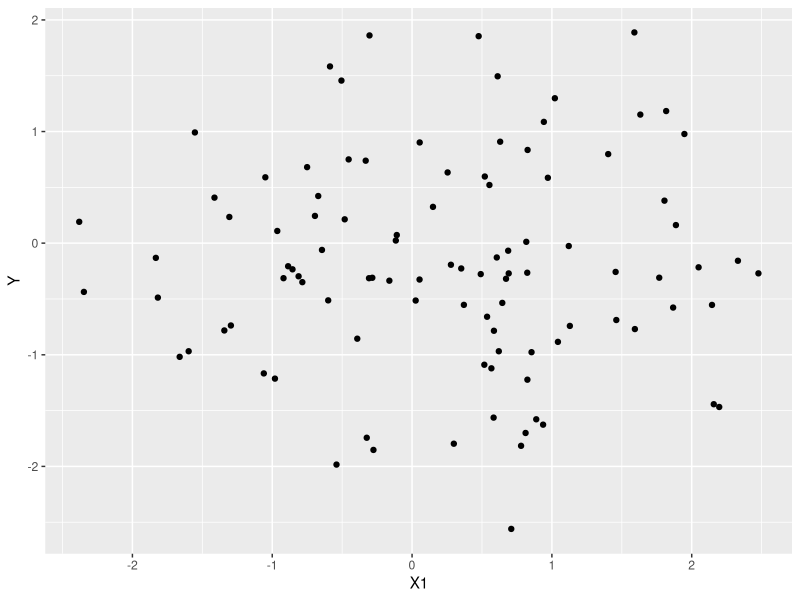
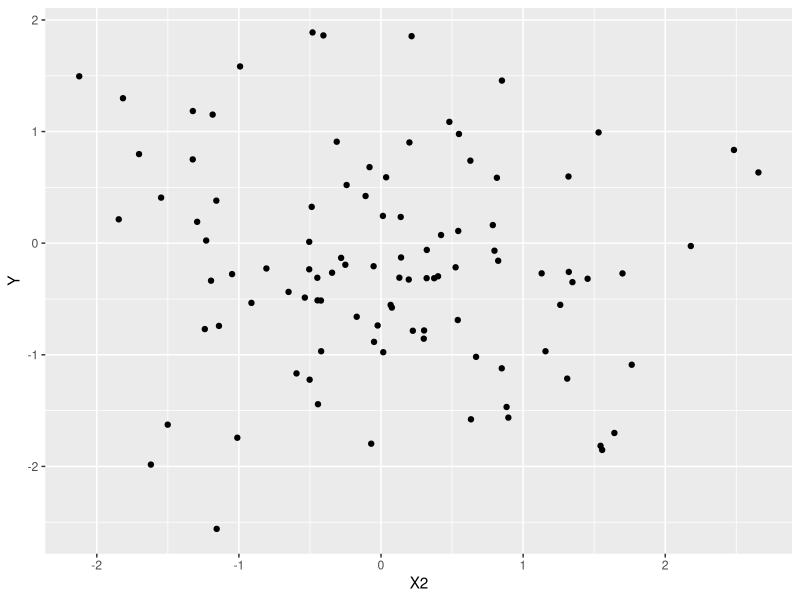
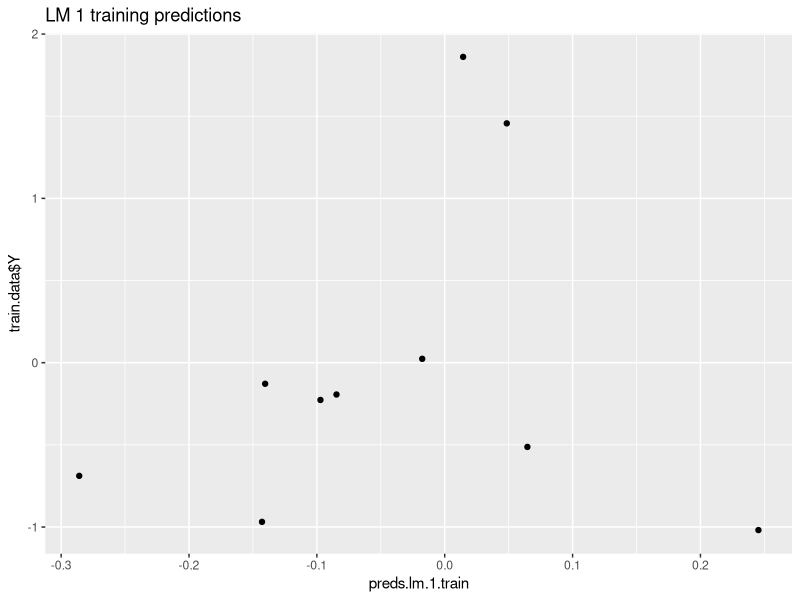
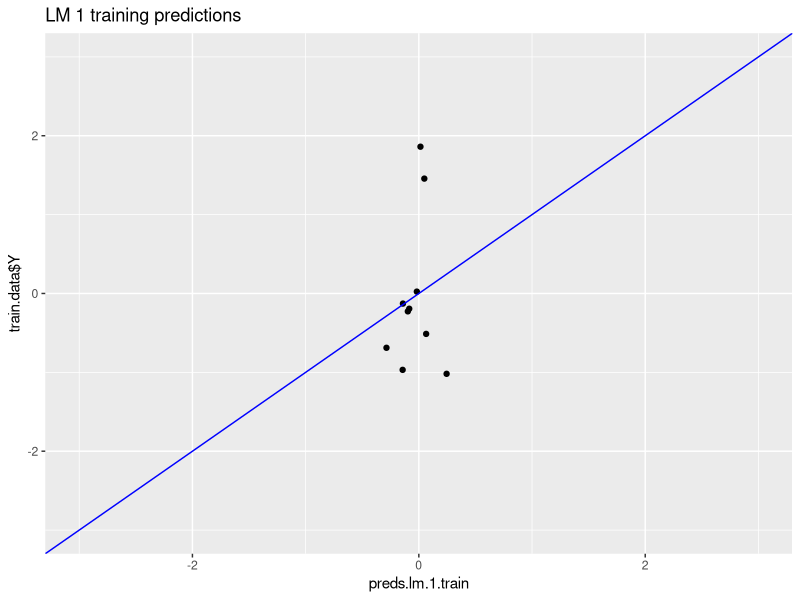
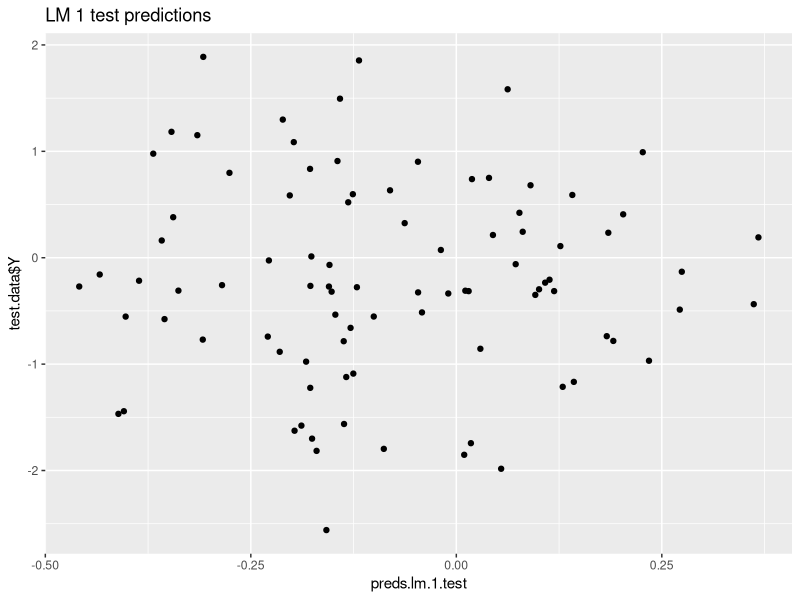
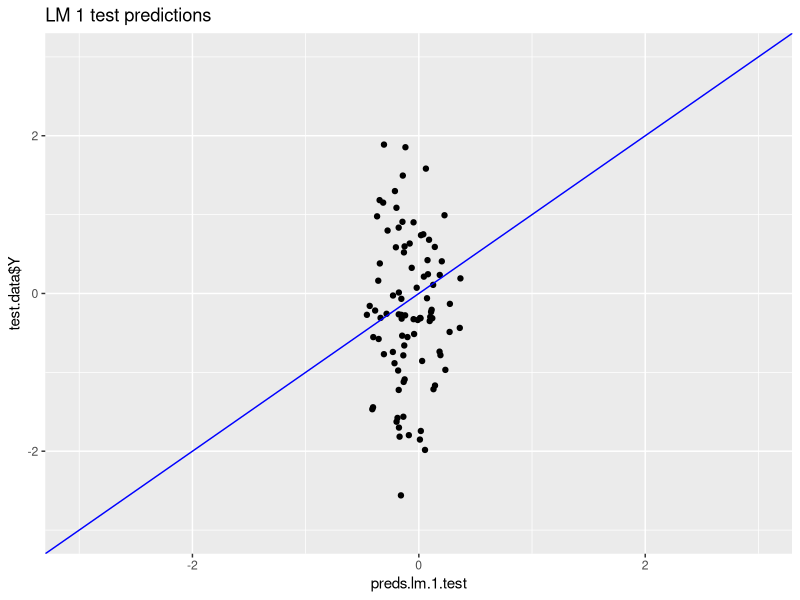
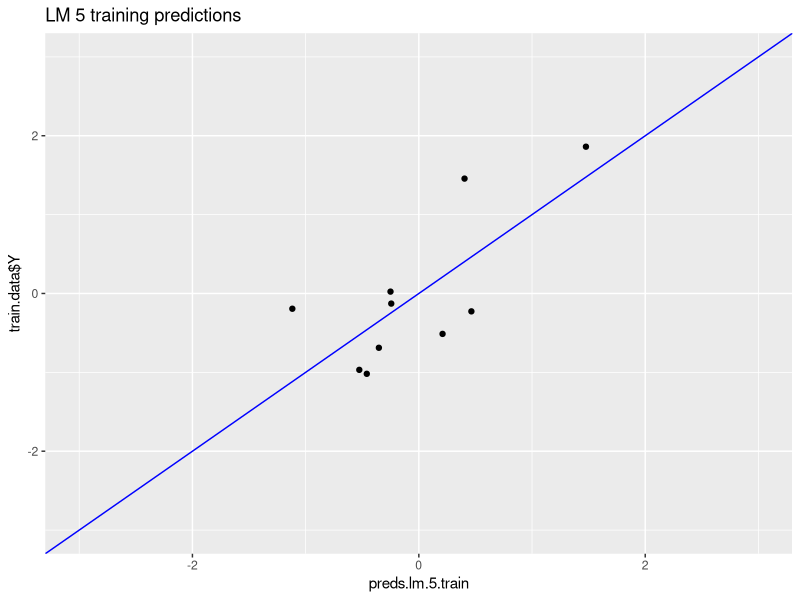
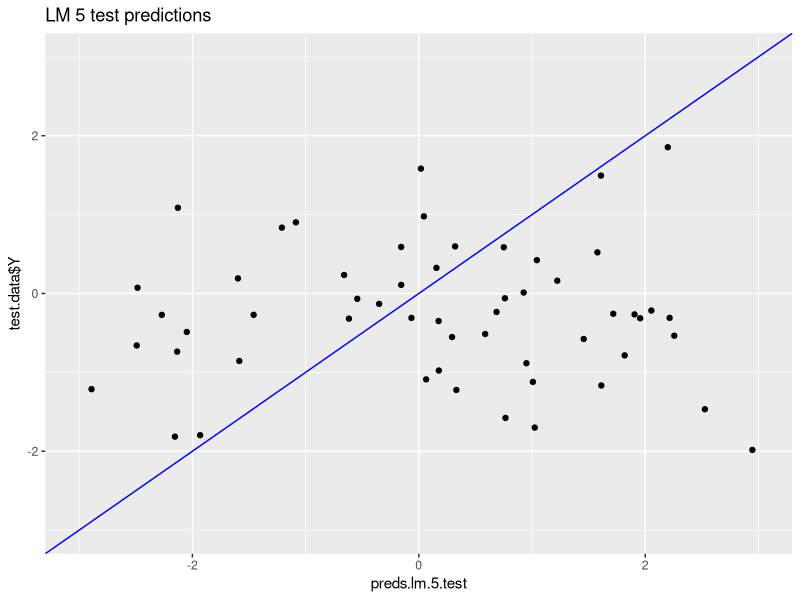

Reproduce these figures in R, in order.
library(ggplot2)

# for 'accuracy' function
library(forecast)

### generate some data

# generate a 20x10 matrix of completely random values between 0 and 10
set.seed(12345)
# x <- matrix(runif(200, min=0, max=10),nrow=20)
x <- matrix(rnorm(1000, mean=0, sd=1),nrow=100)
random.df <- data.frame(x)
head(random.df)
dim(random.df)
summary(random.df)

# name the last column 'Y'
names(random.df)
names(random.df)[10]
names(random.df)[10] <- "Y"
names(random.df)

# visualize the relationships
ggplot(random.df) + 
  geom_point(mapping = aes(x=X1, y=Y))

ggplot(random.df) + 
  geom_point(mapping = aes(x=X2, y=Y))
# and so on...

# pretend we have only seen 10 of the data points when we build our model
# aka train size = 10
train.size <- 10
train.idx <- sample(1:nrow(random.df), train.size)
train.idx

train.data <- random.df[train.idx,]
test.data <- random.df[-train.idx,]
dim(train.data)
dim(test.data)

# train a linear model with one predictor
lm.1 <- lm(Y ~ X1, data=train.data)
summary(lm.1)
# is this performance what you expect?

# train a linear model with 2 predictors
# do you expect R-squared to go up or down? Adjusted R-squared?
lm.2 <- lm(Y ~ X1 + X2, data=train.data)
summary(lm.2)

# train a linear model with 5 predictors
lm.5 <- lm(Y ~ X1 + X2 + X3 + X4 + X5, data=train.data)
summary(lm.5)

# train a linear model with 8 predictors
lm.8 <- lm(Y ~ X1 + X2 + X3 + X4 + X5 + X6 + X7 + X8, data=train.data)
summary(lm.8)

# train a linear model with 9 predictors
# what R-squared do you expect? Adjusted R-squared?
lm.9 <- lm(Y ~ X1 + X2 + X3 + X4 + X5 + X6 + X7 + X8 + X9, data=train.data)
summary(lm.9)

# plot predictions vs actuals for train, test

## LM 1
preds.lm.1.train <- predict(lm.1, newdata=train.data)
preds.lm.1.test <- predict(lm.1, newdata=test.data)

# LM 1 training predictions
p <- ggplot() +
  geom_point(mapping = aes(x=preds.lm.1.train, y=train.data$Y)) + 
  ggtitle("LM 1 training predictions")

p
p + xlim(-3,3) + ylim(-3,3) + 
  geom_abline(mapping = aes(intercept = 0, slope = 1), col="blue")

# LM 1 test predictions
p <- ggplot() +
  geom_point(mapping = aes(x=preds.lm.1.test, y=test.data$Y)) + 
  ggtitle("LM 1 test predictions")

p
p + xlim(-3,3) + ylim(-3,3) + 
  geom_abline(mapping = aes(intercept = 0, slope = 1), col="blue")


## LM 5
preds.lm.5.train <- predict(lm.5, newdata=train.data)
preds.lm.5.test <- predict(lm.5, newdata=test.data)

# LM 5 training predictions
p <- ggplot() +
  geom_point(mapping = aes(x=preds.lm.5.train, y=train.data$Y)) + 
  ggtitle("LM 5 training predictions")

p + xlim(-3,3) + ylim(-3,3) + 
  geom_abline(mapping = aes(intercept = 0, slope = 1), col="blue")

# LM 5 test predictions
p <- ggplot() +
  geom_point(mapping = aes(x=preds.lm.5.test, y=test.data$Y)) + 
  ggtitle("LM 5 test predictions")

p + xlim(-3,3) + ylim(-3,3) + 
  geom_abline(mapping = aes(intercept = 0, slope = 1), col="blue")

# some data points won't even fit
summary(preds.lm.5.test)
p + xlim(-10,10) + ylim(-10,10) + 
  geom_abline(mapping = aes(intercept = 0, slope = 1), col="blue")


## LM 8
preds.lm.8.train <- predict(lm.8, newdata=train.data)
preds.lm.8.test <- predict(lm.8, newdata=test.data)

# LM 8 training predictions
p <- ggplot() +
  geom_point(mapping = aes(x=preds.lm.8.train, y=train.data$Y)) + 
  ggtitle("LM 8 training predictions")

p + xlim(-3,3) + ylim(-3,3) + 
  geom_abline(mapping = aes(intercept = 0, slope = 1), col="blue")

# LM 8 test predictions
p <- ggplot() +
  geom_point(mapping = aes(x=preds.lm.8.test, y=test.data$Y)) + 
  ggtitle("LM 8 test predictions")

summary(preds.lm.8.test)
p + xlim(-25,25) + ylim(-25,25) + 
  geom_abline(mapping = aes(intercept = 0, slope = 1), col="blue")


## LM 9
preds.lm.9.train <- predict(lm.9, newdata=train.data)
preds.lm.9.test <- predict(lm.9, newdata=test.data)

# LM 9 training predictions
p <- ggplot() +
  geom_point(mapping = aes(x=preds.lm.9.train, y=train.data$Y)) + 
  ggtitle("LM 9 training predictions")

p + xlim(-3,3) + ylim(-3,3) + 
  geom_abline(mapping = aes(intercept = 0, slope = 1), col="blue")

# LM 9 test predictions
p <- ggplot() +
  geom_point(mapping = aes(x=preds.lm.9.test, y=test.data$Y)) + 
  ggtitle("LM 9 test predictions")

summary(preds.lm.9.test)
p + xlim(-8,8) + ylim(-8,8) + 
  geom_abline(mapping = aes(intercept = 0, slope = 1), col="blue")

# compare test performance of the models
accuracy(preds.lm.1.test, test.data$Y)
preds.lm.2.test <- predict(lm.2, newdata=test.data)
accuracy(preds.lm.2.test, test.data$Y)
accuracy(preds.lm.5.test, test.data$Y)
accuracy(preds.lm.8.test, test.data$Y)
accuracy(preds.lm.9.test, test.data$Y)

# compare with the simplest possible linear model
# (intercept only, no predictors)
lm.0 <- lm(Y ~ 1, data=train.data)
summary(lm.0)

preds.lm.0.test <- predict(lm.0, newdata=test.data)
head(preds.lm.0.test)
mean(train.data$Y)

accuracy(preds.lm.0.test, test.data$Y)
sd(test.data$Y)
# why are these numbers slightly different?

mean(train.data$Y)
mean(test.data$Y)

# if we knew the "true" mean, RMSE = std dev of Y
y.mean <- mean(test.data$Y)
preds.y.mean <- rep(y.mean, nrow(test.data))

accuracy(preds.y.mean, test.data$Y)
sd(test.data$Y)


# plot LM 0 test predictions
p <- ggplot() +
  geom_point(mapping = aes(x=preds.lm.0.test, y=test.data$Y)) + 
  ggtitle("LM 0 test predictions")

p + xlim(-3,3) + ylim(-3,3) + 
  geom_abline(mapping = aes(intercept = 0, slope = 1), col="blue")

